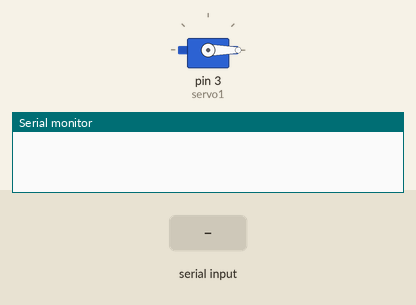
Simulated run of this sketch. Board: Arduino Uno, built with avr-gcc and run on an emulated ATmega328P. On the bench: servo, the last lines printed to the serial monitor. The test bench sets the inputs (shaded band).

Above: at 1.2 s.
1.3 s: "90,45\n" received over Serial
At 4.1 s:
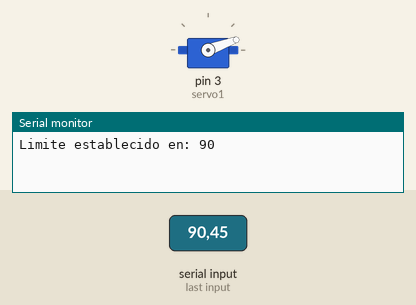
4.3 s: "30,150\n" received over Serial
7.3 s: "5\n" received over Serial
At 9.1 s:
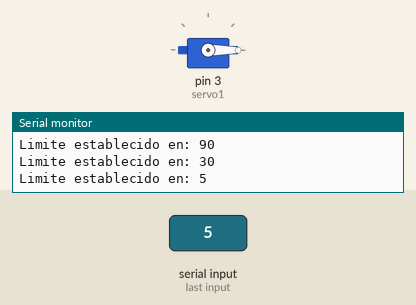
Timing chart, 0 to 16.1 s (numbered marks = the images above; inputs shaded):
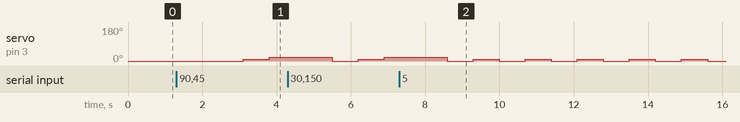

The sketch:

ServoMotor.ino
```cpp
#include <Servo.h>
Servo servo1;

int valor = 0;
int limite = 0;

void setup() {
  servo1.attach(3, 500, 2500);
  Serial.begin(9600);
  //Serial.println("Introduce el limite del servo (0-180): ");
}

void loop() {
  // Si hay datos disponibles en el puerto serial
  if (Serial.available()) {
    limite = Serial.readString().toInt();
    Serial.print("Limite establecido en: ");
    Serial.println(limite);
    valor = 0;
  }

  // Mover el servo de 10 en 10 hasta el límite
  servo1.write(valor);
  delay(700);

  if (valor < limite) {
    valor = valor + 10;
  } else {
    valor = 0;
  }
}
```

Measured:
- after the input at 1.3 s, servo on pin 3 (servo1): 0° → 10° after 1.8 s, → 20° 0.70 s later
